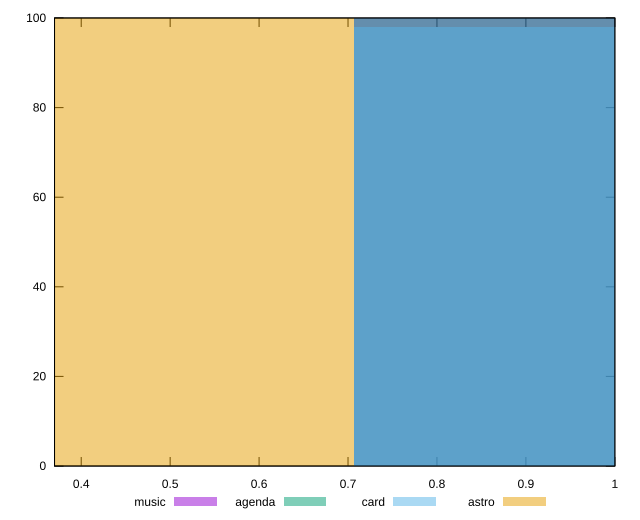

gnuplot code for this plot:
reset

$music <<EOF
0.9426537688045545 100
EOF

$agenda <<EOF
0.9426537688045545 100
EOF

$card <<EOF
0.9426537688045545 98
EOF

$astro <<EOF
0.47132688440227727 100
EOF

set key outside below
set boxwidth 0.47132688440227727
set xrange [0.37:1]
set yrange [0:100]
set trange [0:100]
set style fill transparent solid 0.5 noborder
set terminal svg size 640, 520 enhanced background rgb 'white'
set output "report/report_00029_2021-02-24T13-36-40.390Z/render-blocking-resources/comparison/histogram/all_score.svg"

plot $music title "music" with boxes, \
     $agenda title "agenda" with boxes, \
     $card title "card" with boxes, \
     $astro title "astro" with boxes

reset
